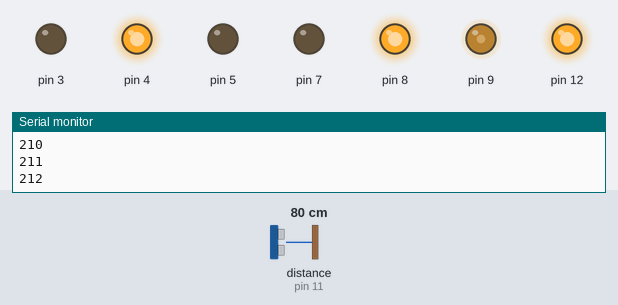
Simulated run of this sketch. Board: Arduino Uno, built with avr-gcc and run on an emulated ATmega328P. On the bench: output pins drawn as LEDs (lit = HIGH), the last lines printed to the serial monitor. The inputs (shaded band) are chosen by the test bench; at power-on: distance to the obstacle (sensor on pin 11) 80 cm. The echo pulse lasts 58.3 µs per cm.

Above: at 1.09 s.
1.4 s: distance to the obstacle (sensor on pin 11) set to 33 cm
At 1.84 s:
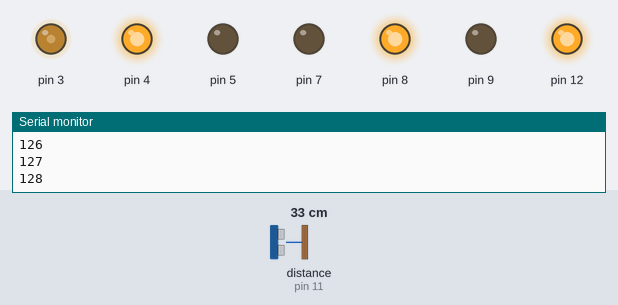
4.4 s: distance to the obstacle (sensor on pin 11) set to 27 cm
At 5.3 s:
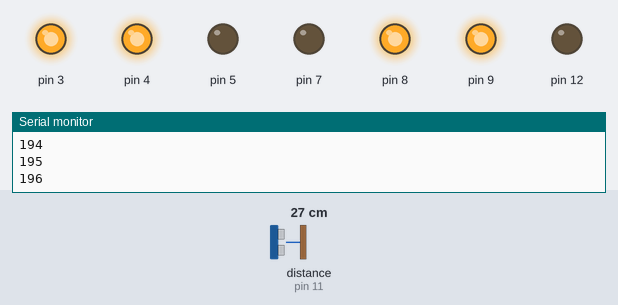
7.4 s: distance to the obstacle (sensor on pin 11) set to 35 cm
At 7.91 s:
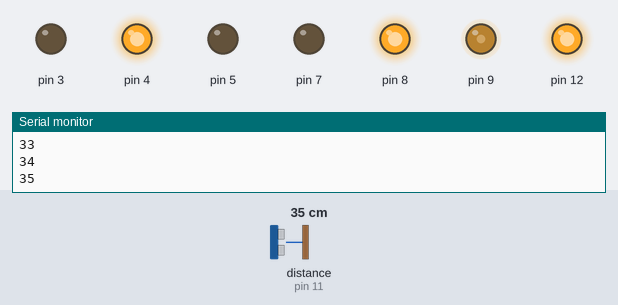
10.4 s: distance to the obstacle (sensor on pin 11) set to 2 cm
At 11.2 s:
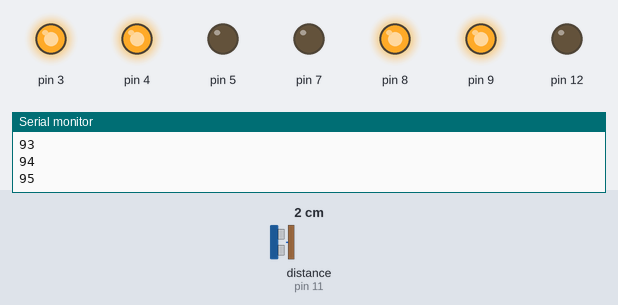
Timing chart, 0 to 13.4 s (numbered marks = the images above; inputs shaded):
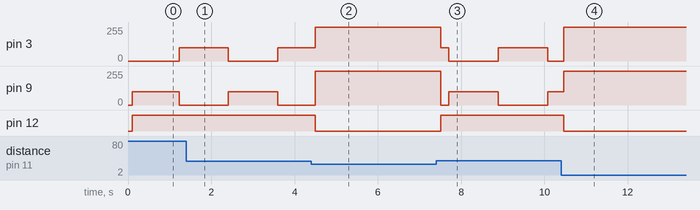

The sketch:

search_approach.ino
```cpp
class SonicSensor {
  int trigPin;
  int echoPin;
  float distance, threshold;
  unsigned long prevMillis;
  bool sentPulse;

  public:
  SonicSensor(int trigPin, int echoPin) {
    this->trigPin = trigPin;
    this->echoPin = echoPin;
    sentPulse = false;
    prevMillis = millis();

    distance = 100;

    pinMode(trigPin, OUTPUT);
    pinMode(echoPin, INPUT);
    digitalWrite(trigPin, LOW);
  };

  float Sense() {
      if (!sentPulse) {
        digitalWrite(trigPin, HIGH);
        sentPulse = true;
      }

      long currentMillis = millis();
      if (sentPulse && (currentMillis - prevMillis) >= 100) {
          digitalWrite(trigPin, LOW);
          float duration = pulseIn(echoPin, HIGH);
          distance = (duration*.0343)/2;

          sentPulse = false;
          prevMillis = currentMillis;
      }
      //Serial.print("Distance: ");
      //Serial.println(distance);
      return distance;
  }
};

class Motor {
  int enA;
  int in1;
  int in2;

  public:
  Motor(int newEn, int newIn1, int newIn2) {
    enA = newEn;
    in1 = newIn1;
    in2 = newIn2;

    pinMode(enA, OUTPUT);
    pinMode(in1, OUTPUT);
    pinMode(in2, OUTPUT);

    // Turn on motors - Initial state
    digitalWrite(in1, HIGH);
    digitalWrite(in2, LOW);

    analogWrite(enA, 0);
  }

  void Move(float speed) {
    analogWrite(enA, speed);
  }

};

SonicSensor sonicSensor(12, 11);

Motor motorA(9, 8, 7);
Motor motorB(3, 4, 5);
bool left = true;
bool next_left = false;
int counter = 0;

void setup() {

  Serial.begin(9600);
  // This is to guarantee that the first distance is real
  delay(100);

}

void loop() {
    Serial.println(counter);
    float distance = sonicSensor.Sense();
    //Serial.print("Distance: ");
    if(distance < 30){
    motorA.Move(255);
    motorB.Move(255);
    delay(1000);
    }
   if (left && counter < 250) {
    motorA.Move(100);
    motorB.Move(0);
    counter++;
    if(counter == 250){
        counter = 0;
        if(next_left){
          next_left = false;
        }else{
            left = false;
            next_left = true;
        }

    }
   }else{
    motorA.Move(0);
    motorB.Move(100);
    counter++;
    if(counter == 250){
        counter = 0;
        if(!next_left){
          next_left = true;
        }else{
            left = true;
            next_left = false;
        }
      counter = 0;
      left = true;
     }
    }


}
```

Measured:
- the behaviour switches between 31 and 30 cm on distance to the obstacle (sensor on pin 11) (found by bisection; images 1 and 2)
- after the input at 1.4 s, pin 12: stays HIGH (without the input it goes to LOW after 3.0 s)
- after the input at 4.4 s, pin 12: HIGH → LOW after 0.10 s
- after the input at 7.4 s, pin 3: 255/255 → 100/255 after 0.11 s, → 0/255 0.20 s later, → 100/255 1.2 s later, → 0/255 1.2 s later; pin 9: 255/255 → 0/255 after 0.11 s, → 100/255 0.20 s later, → 0/255 1.2 s later, → 100/255 1.2 s later; pin 12: LOW → HIGH after 0.11 s
- after the input at 10.4 s, pin 12: HIGH → LOW after 0.06 s
